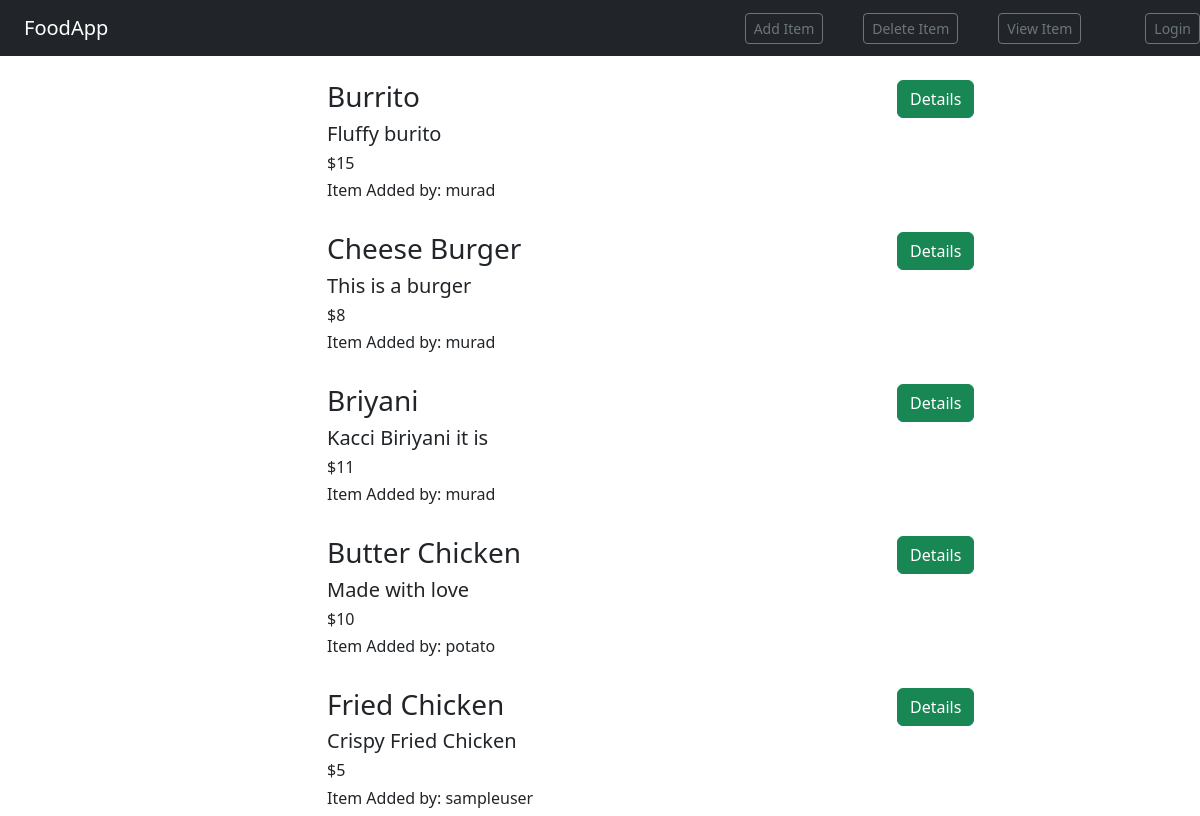
Before: /food/ with the older database file.
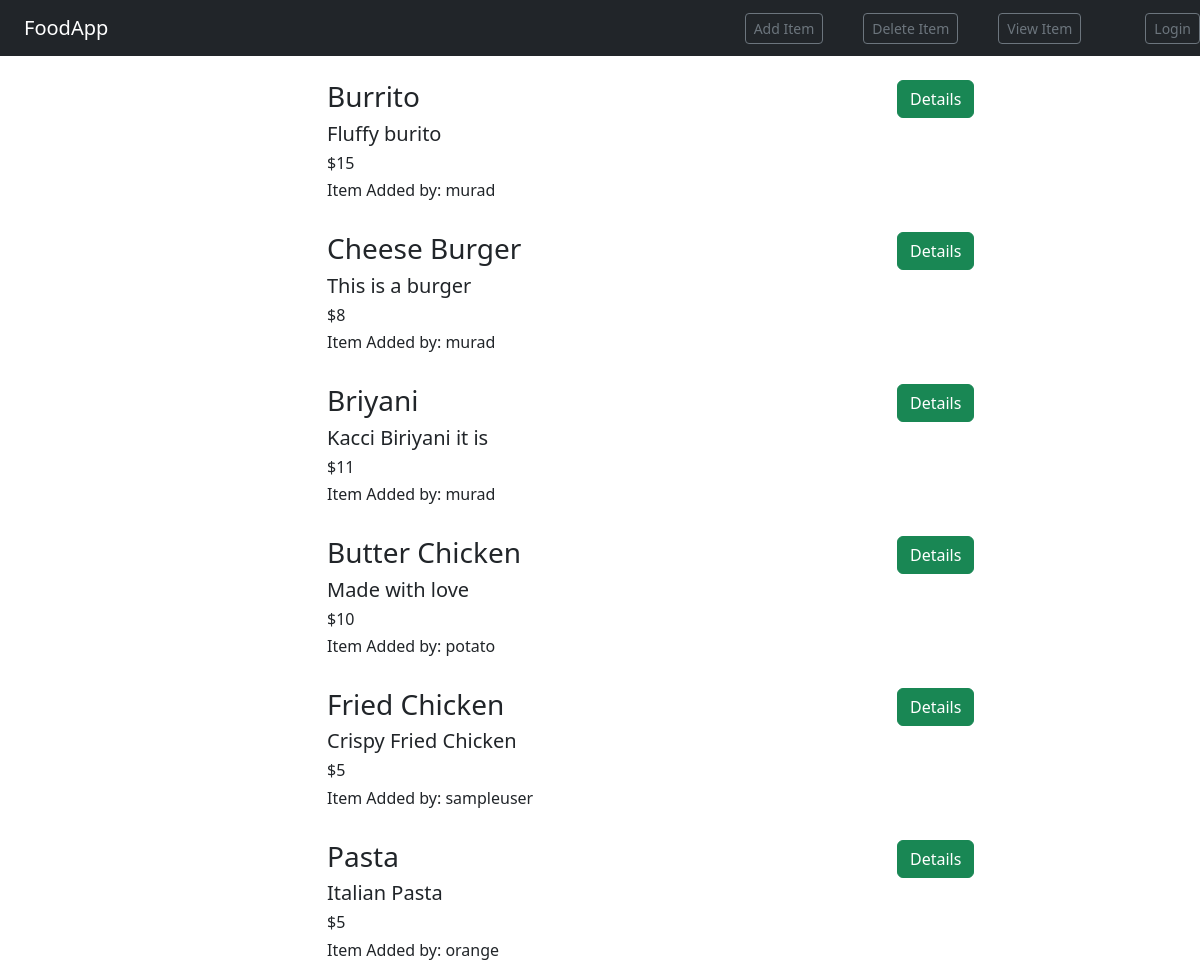
After: the same page with the newer database file.
### food/models.py (models this page shows, shortened)
class Item(models.Model):
    user_name = models.ForeignKey(User, on_delete=models.CASCADE,default=1)
    item_name = models.CharField(max_length=200)
    item_desc = models.CharField(max_length=200)
    item_price = models.IntegerField()
    item_image = models.CharField(max_length=500,default="https://encrypted-tbn0.gstatic.com/images?q=tbn:ANd9GcTg1fVKRv4HsD3ESQtMcrv5u6ZcM9socXpQrUKSyh_E-NckPTmXF5RL7hg-M364_rehkPg&usqp=CAU")

### food/views.py (the view)
# urls.py: path('', views.IndexClassView.as_view(), name= 'index'),
class IndexClassView(ListView):
    model = Item
    template_name = 'food/index.html'
    context_object_name = 'item_list'

### food/templates/food/index.html (shortened to what this page needs)
 {% extends 'food/base.html' %}
 {% block body %}
    <div class="container">
        {% for item in item_list %}
            <div class="row">
                <div class="col-md-3 item-container">
                </div>
                <div class="col-md-6">
                    <br>
                    <h3>{{ item.item_name }}</h3>
                    <h5>{{ item.item_desc }}</h5>
                    <h6>${{ item.item_price }}</h6>
                    <h6>Item Added by: {{ item.user_name }}</h6>
                </div>
                <div class="col-md-3">
                    <br>
                    <a class="btn btn-success" href="{% url 'food:detail' item.id %}">Details</a>
                </div>
            </div>
        {% endfor %}
    </div>
 {% endblock %}

Changed rows visible on the page:
added Item: item_name "Pasta", item_desc "Italian Pasta", item_price "5", user_name "orange"
